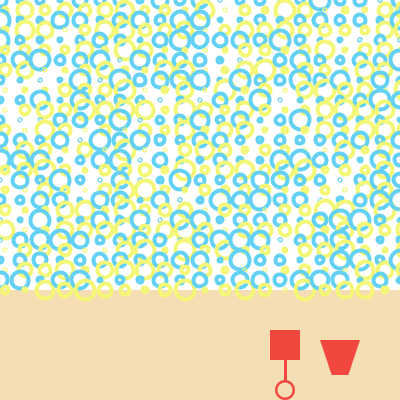
Frame 1 (no input)
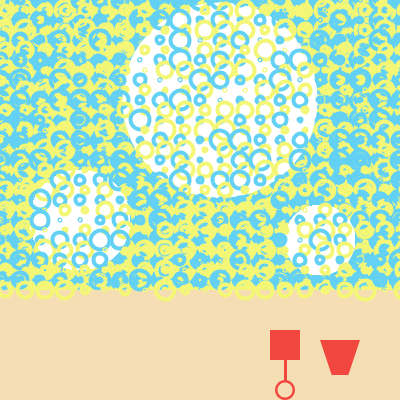
Frame 60 (the mouse pressed at the canvas centre just before this capture)
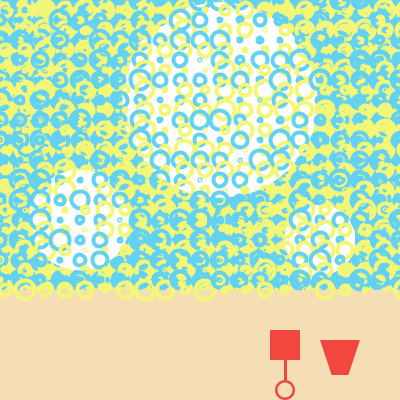
Frame 120 (the mouse held since frame 60 and released just before this capture)

The Processing sketch that drew these frames (run headless with seeded random() and noise(); from frame 60 on, the mouse is pressed at the canvas centre):

// Processing sketch: processing_184028
// ── processing_184028.pde

void setup(){
  size(400,400);
  smooth();
  frameRate(4);
  background(255);
}
void draw(){
  for(int i=5;i<200;i+=5){
    noStroke();
    fill(255);
    ellipse(220,100,i,i);
    ellipse(80,220,100,100);
    ellipse(320,240,70,70);
  }
  //shore
  fill(245,222,179);
  rect(0,290,400,110);
  fill(242,71,63);
  triangle(320,340,360,340,340,400);
  rect(270,330,30,30);
  ellipse(285,390,20,20);
  stroke(242,71,63);
  strokeWeight(3);
  line(285,360,285,390);
  noStroke();
  fill(245,222,179);
  ellipse(285,390,15,15);
  rect(330,375,20,25);
  
  //surf
  for(int x=0;x<500;x+=20){
    for(int y=0;y<300;y+=20){
      bubble(x,y);
      doublebubble(x,y);
    }
  }
}
void bubble(int x, int y){
  float b=random(20);
  strokeWeight(4);
  stroke(99,209,244);
  noFill();
  ellipse(x,y,b,b);
}
void doublebubble(int x, int y){
  float b=random(20);
  strokeWeight(4);
  stroke(244,247,118);
  noFill();
  ellipse(x+5,y+10,b,b);
}
